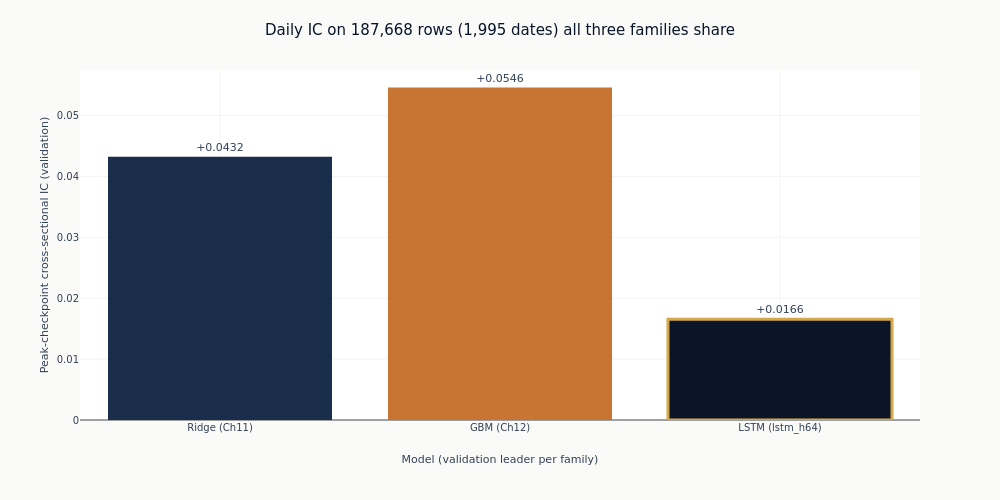

The cell this chart's notebook holds for it:
### Markdown cell above
## 7. Against the flat-feature baselines

The peak checkpoint against the linear and gradient-boosting leaders. This is the comparison the
notebook exists to make: whether reading the history as a sequence adds anything over handing
the same history to a model as columns.

The comparison only means anything if the three numbers describe the same rows, and section 2
explained why that is not guaranteed. Matching date counts would not be enough: sequence
eligibility drops the warm-up rows a flat model keeps, so the same date can carry a different
cross-section in each family, and each family's stored IC is computed over its own sample.

So the stored numbers are not what the chart plots. The three prediction sets are intersected
on their exact `(symbol, timestamp)` keys and the daily rank IC is recomputed on the rows all
three share. That is a different and smaller sample than any family's own, which is the point:
it is the only sample on which the three are one comparison rather than three.

### Code cell
_missing = [name for name, phash in baseline_hashes.items() if not phash]
if _missing:
    raise RuntimeError(
        f"no prediction_hash registered for {_missing}, so their rows cannot be intersected "
        "with this notebook's; re-run the stage that published them"
    )

_frames = {
    name: load_predictions(CASE_STUDY_ID, prediction_hash=phash)
    for name, phash in baseline_hashes.items()
}
_frames[f"LSTM ({CONFIG_NAME})"] = load_predictions(CASE_STUDY_ID, prediction_hash=PEAK_PHASH)
_empty = [name for name, frame in _frames.items() if frame.is_empty()]
if _empty:
    raise RuntimeError(f"no prediction rows on disk for {_empty}; the comparison cannot be made")

COMMON_IC, COMMON_DAYS, COMMON_ROWS = common_sample_daily_ic(_frames)
if not COMMON_IC:
    raise RuntimeError(
        "the three prediction sets share no (symbol, timestamp) rows, so there is no sample "
        "on which they can be compared"
    )
print(
    f"Common sample: {COMMON_ROWS:,} rows on {COMMON_DAYS:,} dates "
    f"(each family's own full-coverage count was {FULL_DAYS:.0f})"
)
for _name, _ic in COMMON_IC.items():
    print(f"  {_name}: IC={_ic:+.4f} on the shared rows")

_labels = ["Ridge (Ch11)", "GBM (Ch12)", f"LSTM ({CONFIG_NAME})"]
_vals = [COMMON_IC[name] for name in _labels]
fig_cmp = go.Figure(
    go.Bar(
        x=_labels,
        y=_vals,
        marker=dict(
            color=[COLORS["slate"], COLORS["copper"], COLORS["blue"]],
            line=dict(color=COLORS["amber"], width=[0, 0, 3]),
        ),
        text=[f"{value:+.4f}" for value in _vals],
        textposition="outside",
        cliponaxis=False,
        showlegend=False,
    )
)
fig_cmp.update_layout(
    title=f"Daily IC on {COMMON_ROWS:,} rows ({COMMON_DAYS:,} dates) all three families share",
    height=500,
    width=1000,
    margin=dict(t=70),
    title_font=dict(size=15),
)
fig_cmp.update_xaxes(title_text="Model (validation leader per family)")
fig_cmp.update_yaxes(title_text="Peak-checkpoint cross-sectional IC (validation)")
fig_cmp.show()

### Figure 1 — Plotly figure (JSON) as saved in the notebook; plotly's stock layout.template omitted (floating-point values rounded to 4 significant figures)
{"data": [{"cliponaxis": false, "marker": {"color": ["#1a2d4a", "#C87533", "#0a1628"], "line": {"color": "#D4A84B", "width": [0, 0, 3]}}, "showlegend": false, "text": ["+0.0432", "+0.0546", "+0.0166"], "textposition": "outside", "type": "bar", "x": ["Ridge (Ch11)", "GBM (Ch12)", "LSTM (lstm_h64)"], "y": [0.04324, 0.05461, 0.01656]}], "layout": {"height": 500, "margin": {"t": 70}, "title": {"font": {"size": 15}, "text": "Daily IC on 187,668 rows (1,995 dates) all three families share"}, "width": 1000, "xaxis": {"title": {"text": "Model (validation leader per family)"}}, "yaxis": {"title": {"text": "Peak-checkpoint cross-sectional IC (validation)"}}}}
